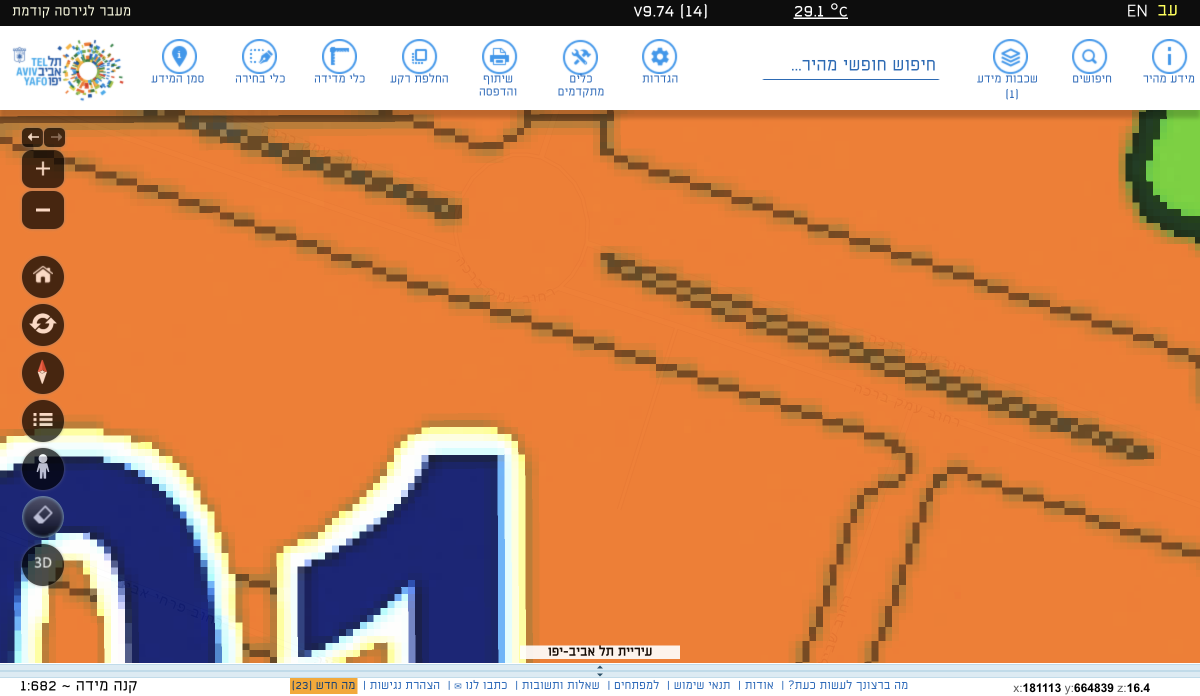
#> input picture streets/רחוב עמק ברכה/even/32.png, 2400 x 1392 px, found by its file name (shown at 1/2 size)
$ python color_classifier.py   (older library calls are emulated)
#> lines starting #> are read from the running program, lines starting #| are printed output that depends on the picture
### draw_street.py
import matplotlib.pyplot as plt
import numpy as np
from PIL import Image, ImageDraw
import math
import collections
from sklearn.cluster import KMeans
import webcolors
import pandas as pd

import numpy as np
import matplotlib.pyplot as plt

import numpy as np
import matplotlib.pyplot as plt
#important
# [58 lines left out: functions plot_coordinates, set_plot_limits, add_perpendicular_vectors, not called in this run]
#important
def even_oriented(coordinates, index):
    """ Return the perpendicular vector (y, -x) for even orientation. """
    size = len(coordinates)
    if index < size - 1:  # Check if the next index exists
        point = coordinates[index]
        next_point = coordinates[index + 1]
        vector = (next_point[0] - point[0], next_point[1] - point[1])
        # Calculate the perpendicular vector (y, -x)
        perpendicular_vector = (vector[1], -vector[0])

        return perpendicular_vector
    else:
        """
        if you have reahced the last point meaning coordinates[size -1]
        then take the outer normal of coordinates[size - 1] - coordinates[ size - 2]"""

        point = coordinates[size - 2]
        next_point = coordinates[size - 1]
        vector = (next_point[0] - point[0], next_point[1] - point[1])
        perpendicular_vector = (vector[1], -vector[0])
        return perpendicular_vector
#important
# [55 lines left out: functions straight_oriented, odd_oriented, straight_oriented, not called in this run]
#important
def normalize_coordinates(coordinates):
    # Get the first point's x and y coordinates
    first_x, first_y = coordinates[0]

    # Subtract the first point's coordinates from each coordinate
    normalized = [(x - first_x, y - first_y) for x, y in coordinates]

    return normalized


# [85 lines left out: functions draw_arrow, draw_dot_on_image, not called in this run]


def square_center_after_moving_by_outer_normal(image,unit_vector,step_size):
    center_x = image.width // 2
    center_y = image.height // 2

    # Calculate the new point's coordinates
    new_x = int(center_x + unit_vector[0] * step_size)
    new_y = int(center_y   - unit_vector[1] * step_size)
    return new_x , new_y

#important
def normalize_vector(vector):
    # Calculate the magnitude of the vector
    magnitude = math.sqrt(sum(x**2 for x in vector))

    # Avoid division by zero
    if magnitude == 0:
        raise ValueError("Cannot normalize a zero vector.")

    # Normalize each component of the vector
    normalized_vector = tuple(x / magnitude for x in vector)

    return normalized_vector


def crop_image(image, p2, width, height):
    # Load the image
    # image = Image.open(image_path)
    pixels = image.load()

    # Calculate the bounds of the rectangle centered at p2
    left = max(p2[0] - width // 2, 0)
    right = min(p2[0] + width // 2, image.width)
    top = max(p2[1] - height // 2, 0)
    bottom = min(p2[1] + height // 2, image.height)

    # Draw the rectangle on the image
    draw = ImageDraw.Draw(image)
    # draw.rectangle([left, top, right, bottom], width=3)
    # image.show()

    # Show and save the image with the rectangle
    cropped_image = image.crop((left, top, right, bottom))
    # cropped_image.show()
    cropped_image.save("cropped_output.jpg")
    # image.save("output_with_rectangle.jpg")

    return cropped_image


# [23 lines of commented-out code are left out]


# [75 lines left out: functions reduce_to_n_colors, closest_color, get_color_name, get_center_pixel_color, not called in this run]


# [4 lines that do not run on import are left out]

### color_classifier.py
import draw_street
from colormath.color_objects import sRGBColor, LabColor
from colormath.color_conversions import convert_color
from colormath.color_diff import delta_e_cie2000
import time
from sklearn.cluster import KMeans
import numpy as np
from PIL import ImageColor, Image  # Consider using scikit-image for potentially better performance


# Define your base color dictionary
base_colors = {
    "body": (253, 220, 151),
    "banana": (254, 254, 152),
    "maccabi_yellow": (254, 254, 25),
    "orange": (253, 118, 21),
    "purple_1": (209, 147, 253),
    "purple_2": (195, 61, 253),
    "purple_3": (114, 25, 214),
    # "pink_flower": (253, 146, 149),
    "red_flower":  (235, 87, 87) ,#(253, 70, 77),
    "pink": (253, 147, 153),
    "red": (254, 41, 23),
    "shiny_pink" : (254, 25, 161) ,  # for purple type 3 could be diagonal and double diagonal
    "dark_olive_green" : (57, 62, 24) ,
    "brown" : (164, 81, 58) ,
    "boulivard_light_green" : (164, 81, 58) ,
    "park_green" : (23, 61, 20) ,
    # "square_line_turkiz" : (197, 248, 187) ,
    # "square_light_green": (222, 246, 152) ,
    "black" : (36, 38, 42) ,
    "red_train" : (208, 24, 18) ,
    "gray_train" : (200, 204, 203) ,

}


def distance_in_lab_space(color1, color2):
    """
    Calculates the perceptual distance between two colors using the CIELAB color space and the Delta E 2000 formula.

    Args:
        color1: A tuple representing an RGB color (R, G, B), values from 0 to 255.
        color2: A tuple representing another RGB color (R, G, B), values from 0 to 255.

    Returns:
        A float representing the Delta E (ΔE) distance between the colors.
    """
    # Convert RGB to LAB
    color1_rgb = sRGBColor(color1[0], color1[1], color1[2], is_upscaled=True)
    color2_rgb = sRGBColor(color2[0], color2[1], color2[2], is_upscaled=True)

    color1_lab = convert_color(color1_rgb, LabColor)
    color2_lab = convert_color(color2_rgb, LabColor)


    # Attempt to calculate Delta E using a try-except to handle potential issues with numpy.asscalar
    try:
        delta_e = delta_e_cie2000(color1_lab, color2_lab)

        return delta_e.item()  # Convert to Python scalar if necessary
    except AttributeError:
        # If numpy.asscalar is deprecated, this block handles conversion from numpy scalar
        try:
            return float(delta_e)
        except UnboundLocalError:
            # Handle the case where delta_e was never assigned due to an upstream error
            print("Failed to calculate delta E. Check color conversion.")
            return None

def color_classifier(color, epsilon = 30):
  """
  Classifies a color based on its distance to base colors in the CIELAB space.

  Args:
      color: A tuple representing an RGB color (R, G, B).
      base_colors: A dictionary mapping color names to RGB tuples.
      epsilon: A small threshold value for distance comparison.

  Returns:
      A string representing the closest base color name if the distance is
      within epsilon, otherwise returns "other".
  """

  closest_color = None
  min_distance = float('inf')  # Initialize with positive infinity
#   print("start color_classifier")
#   print(f"closest_color {closest_color} ,min_distance : {min_distance} , epsilon = {epsilon} ")


  for color_name, base_color in base_colors.items():

    distance = distance_in_lab_space(color, base_color)

    if distance < min_distance:
      min_distance = distance
      closest_color = color_name


#   print(f"closest_color {closest_color} ,min_distance : {min_distance} , epsilon = {epsilon} ")

  return closest_color if min_distance <= epsilon else "other"

def crop_image_center(image, crop_width, crop_height):
    """
    Crops an image around its center based on specified dimensions.

    Args:
        image_path (str): Path to the image file.
        crop_width (int): The width of the crop area.
        crop_height (int): The height of the crop area.

    Returns:
        PIL.Image: The cropped image.
    """
    # Load the image
    width, height = image.size

    # Calculate the center of the image
    center_x, center_y = width // 2, height // 2

    # Calculate the bounding box of the cropped area
    left = max(center_x - crop_width // 2, 0)
    right = min(center_x + crop_width // 2, width)
    top = max(center_y - crop_height // 2, 0)
    bottom = min(center_y + crop_height // 2, height)

    # Crop the image
    cropped_image = image.crop((left, top, right, bottom))

    return cropped_image

# [18 lines left out: function downscale_image, not called in this run]

def apply_kmeans(image, num_clusters):
    """
    Applies k-means clustering to reduce the number of colors in an image.

    Args:
        image (PIL.Image): The input image to process.
        num_clusters (int): The number of color clusters to form, which corresponds to the number of unique colors in the output image.

    Returns:
        PIL.Image: An image where the original colors are replaced by the centroid of the clusters they belong to.
    """
    # Convert the image to numpy array for processing
    data = np.array(image)
    # Reshape the data into a two-dimensional array of (pixel_count, 3) where 3 represents RGB channels
    pixels = data.reshape((-1, 3))

    # Apply k-means clustering
    kmeans = KMeans(n_clusters=num_clusters, random_state=0).fit(pixels)
    # Get the RGB values of the cluster centers (centroids)
    new_colors = kmeans.cluster_centers_.astype(int)

    # Replace each pixel's colors with the corresponding centroid color
    new_image_data = new_colors[kmeans.labels_].reshape(data.shape)

    # Convert the numpy array back to a PIL.Image object
    new_image = Image.fromarray(new_image_data.astype('uint8'), 'RGB')
    return new_image

def calculate_color_percentages(image, epsilon=30, scale_factor=0.5, num_clusters=10,crop_width = 400, crop_height = 400):
    # print("calculating_color_percentages ")

    start_time = time.time()

    # Load and process image
    original_image = image.convert('RGB')

    # print("cropping image")
    cropped_image = crop_image_center(original_image,crop_width=crop_width , crop_height=crop_height)
    # scaled_image = downscale_image(original_image, scale_factor)
    # scaled_image.show()
    simplified_image = apply_kmeans(cropped_image, num_clusters)
    # simplified_image.show()
    # print("kmeaned inage")


    width, height = simplified_image.size
    pixels = simplified_image.load()

    # Collect all unique colors and their counts
    unique_colors = {}
    for y in range(height):
        for x in range(width):
            pixel = pixels[x, y]
            if pixel in unique_colors:
                unique_colors[pixel] += 1
            else:
                unique_colors[pixel] = 1

    # Map each unique color to the closest base color
    color_map = {}
    for color, count in unique_colors.items():
        closest_color_name = color_classifier(color, epsilon)
        if closest_color_name in color_map:
            color_map[closest_color_name] += count
        else:
            color_map[closest_color_name] = count

    # Handle any unmatched colors explicitly
    if 'other' not in color_map:
        color_map['other'] = 0

    # Calculate percentages
    total_pixels = width * height
    percentages = {color_name: count / total_pixels for color_name, count in color_map.items()}

    end_time = time.time()
    # print(f"Calculation took {end_time - start_time:.2f} seconds.")
    return percentages

def filter_colors_precentage(precentages,trheshhold):
  filtered = {color_name : precentage for color_name, precentage in precentages.items() if precentage >= trheshhold}
  return filtered


if __name__ == "__main__":
    image_path = 'streets/רחוב ולנברג ראול/even/32.png'
    opened_image = image = Image.open(image_path)
#> opened_image is the input picture: PIL image 2400x1392 RGB; mean R, G, B 203.1, 138.8, 96.1

    image = Image.open(image_path)
    center_x = image.width // 2
    center_y = image.height // 2
    center = (center_x,center_y)
    coardiantes = [(184566.0, 668294.0),(184536.0, 668275.0),(184486.0, 668242.0),(184051.0, 668226.0),(184005.0, 668237.0),(184595.0, 668320.0),(184620.0, 668340.0),(184647.0, 668358.0),(184673.0, 668388.0),(184698.0, 668403.0),(184752.0, 668469.0),(184779.0, 668499.0),(184810.0, 668533.0),(184849.0, 668496.0),(184855.0, 668583.0),(184898.0, 668645.0),(184919.0, 668665.0),(184979.0, 668739.0),(185003.0, 668799.0),(185062.0, 668891.0),(185050.0, 668923.0),(185132.0, 669001.0),(185244.0, 669170.0),(185258.0, 669189.0),(185352.0, 669273.0),(185594.0, 669404.0)]

    street = draw_street.normalize_coordinates(coardiantes)


    # hankin8_12 = draw_street.normalize_coordinates([(180282.0, 666326.0), (180291.0, 666364.0), (180299.0, 666391.0)])
    # print(dizengodff_150_158)
    outer_normal = draw_street.normalize_vector(draw_street.even_oriented(street,18))

    new_center = draw_street.square_center_after_moving_by_outer_normal(image=image,unit_vector=outer_normal,step_size=-0)
#> new_center = (1200, 696)

    cropped_image = draw_street.crop_image(image=image,p2=new_center,width=400,height=400)
#> in crop_image, `left = max(p2[0] - width // 2, 0)`: left = 1000
#> in crop_image, `right = min(p2[0] + width // 2, image.width)`: right = 1400
#> in crop_image, `top = max(p2[1] - height // 2, 0)`: top = 496
#> in crop_image, `bottom = min(p2[1] + height // 2, image.height)`: bottom = 896
#> in crop_image, `cropped_image = image.crop((left, top, right, bottom))`:
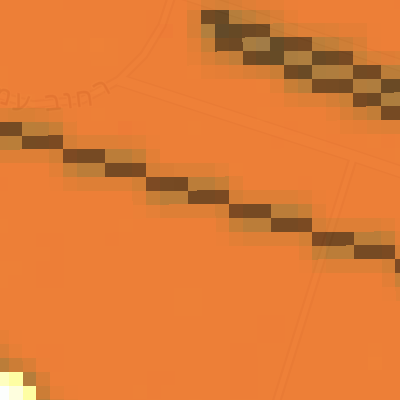
#> cropped_image: PIL image 400x400 RGB; mean R, G, B 223.2, 123.8, 54.4

    color_percentages = calculate_color_percentages(image=cropped_image,epsilon=30)
#> in apply_kmeans, `new_colors = kmeans.cluster_centers_.astype(int)`: new_colors = [[236, 126, 54], [118, 74, 34], [253, 253, 234], [186, 125, 57], [215, 126, 53], [254, 254, 169], [200, 125, 54], [224, 126, 53], [105, 73, 37], [173, 125, 63]]
#> after the loop in calculate_color_percentages, `for y in range(height):`: unique_colors = 10 items
#> the loop in calculate_color_percentages, `for color, count in unique_colors.items():` made 1 pass
#> (color, count) on pass 1: ((236, 126, 54), 116397)
#> after the loop in calculate_color_percentages, `for color, count in unique_colors.items():`: color_map = 0 items
#> (the run stopped early here; a loop or call above may not have finished)

$ run again, with streets/רחוב עמק ברכה/even/14.png copied over streets/רחוב עמק ברכה/even/32.png
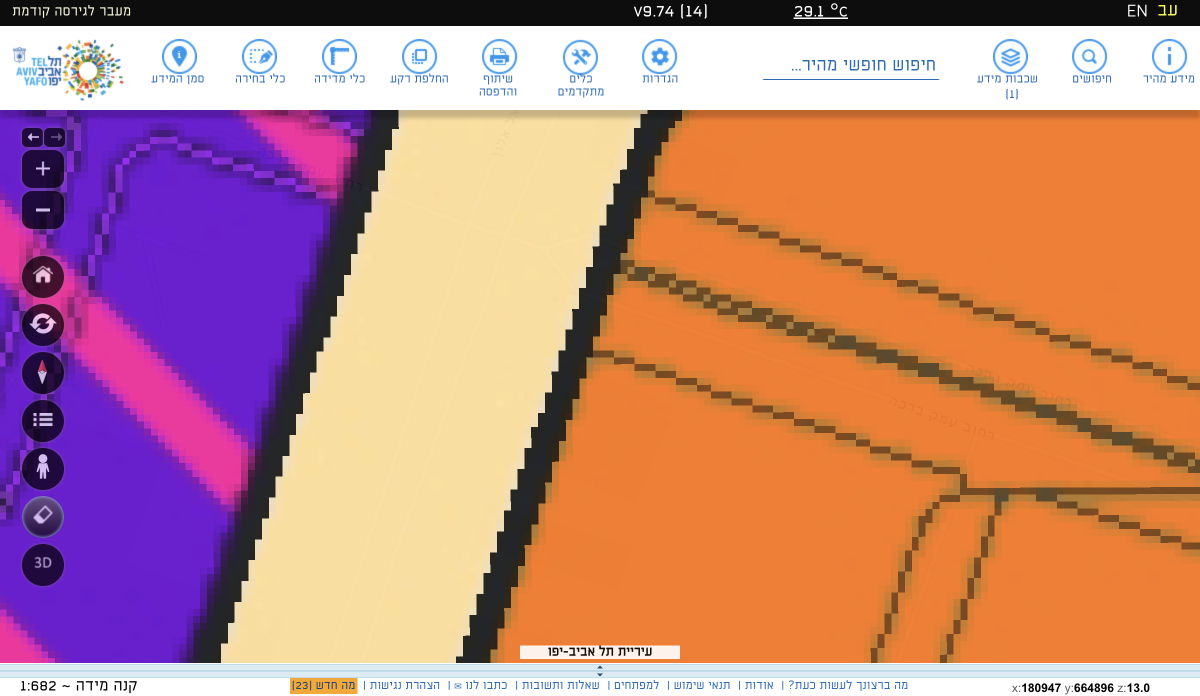
#> input picture streets/רחוב עמק ברכה/even/14.png, 2400 x 1392 px, found by its file name (shown at 1/2 size)
#> opened_image is the input picture: PIL image 2400x1392 RGB; mean R, G, B 195.2, 135.6, 125
#> new_center = (1200, 696)
#> in crop_image, `left = max(p2[0] - width // 2, 0)`: left = 1000
#> in crop_image, `right = min(p2[0] + width // 2, image.width)`: right = 1400
#> in crop_image, `top = max(p2[1] - height // 2, 0)`: top = 496
#> in crop_image, `bottom = min(p2[1] + height // 2, image.height)`: bottom = 896
#> in crop_image, `cropped_image = image.crop((left, top, right, bottom))`:
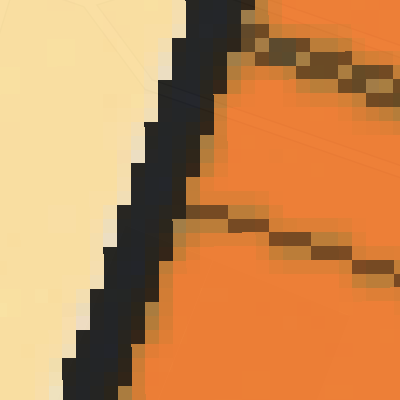
#> cropped_image: PIL image 400x400 RGB; mean R, G, B 199.7, 140.5, 85.2
#> new_colors = [[186, 124, 57], [248, 222, 161], [44, 37, 27], [236, 126, 54], [110, 74, 36], [205, 125, 53], [36, 37, 37], [241, 222, 179], [223, 126, 54], [165, 124, 67]]
#> after the loop in calculate_color_percentages, `for y in range(height):`: unique_colors = 10 items
#> the loop in calculate_color_percentages, `for color, count in unique_colors.items():` made 1 pass
#> (color, count) on pass 1: ((248, 222, 161), 43799)
#> after the loop in calculate_color_percentages, `for color, count in unique_colors.items():`: color_map = 0 items

$ run again, with streets/רחוב עמק ברכה/even/18.png copied over streets/רחוב עמק ברכה/even/32.png
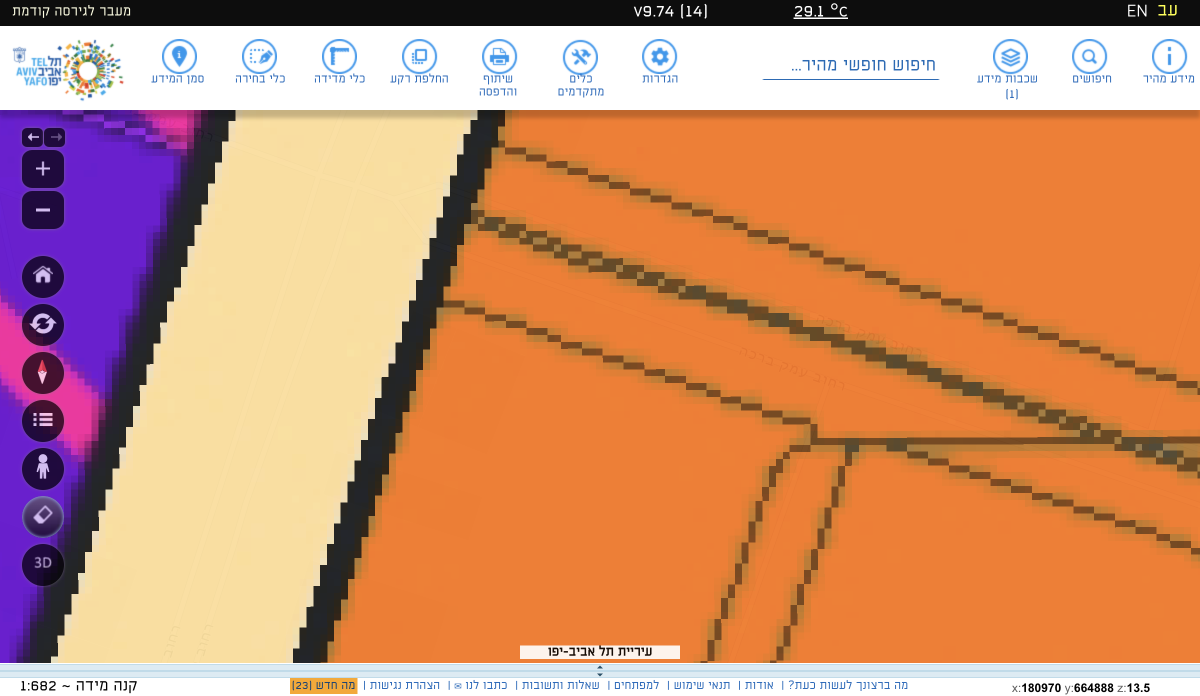
#> input picture streets/רחוב עמק ברכה/even/18.png, 2400 x 1392 px, found by its file name (shown at 1/2 size)
#> opened_image is the input picture: PIL image 2400x1392 RGB; mean R, G, B 206.2, 145.2, 110.2
#> new_center = (1200, 696)
#> in crop_image, `left = max(p2[0] - width // 2, 0)`: left = 1000
#> in crop_image, `right = min(p2[0] + width // 2, image.width)`: right = 1400
#> in crop_image, `top = max(p2[1] - height // 2, 0)`: top = 496
#> in crop_image, `bottom = min(p2[1] + height // 2, image.height)`: bottom = 896
#> in crop_image, `cropped_image = image.crop((left, top, right, bottom))`:
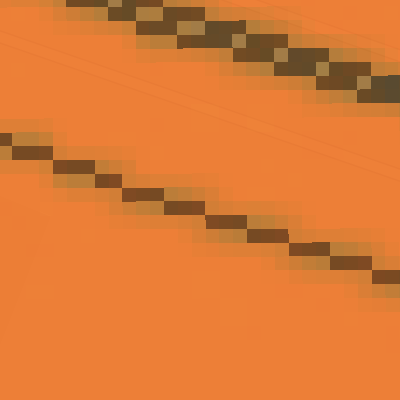
#> cropped_image: PIL image 400x400 RGB; mean R, G, B 220.5, 122.3, 53.5
#> new_colors = [[124, 73, 34], [236, 127, 54], [194, 125, 55], [220, 126, 54], [101, 74, 39], [208, 125, 53], [165, 124, 68], [229, 126, 54], [185, 124, 57], [114, 74, 35]]
#> after the loop in calculate_color_percentages, `for y in range(height):`: unique_colors = 10 items
#> the loop in calculate_color_percentages, `for color, count in unique_colors.items():` made 1 pass
#> (color, count) on pass 1: ((229, 126, 54), 9069)
#> after the loop in calculate_color_percentages, `for color, count in unique_colors.items():`: color_map = 0 items
